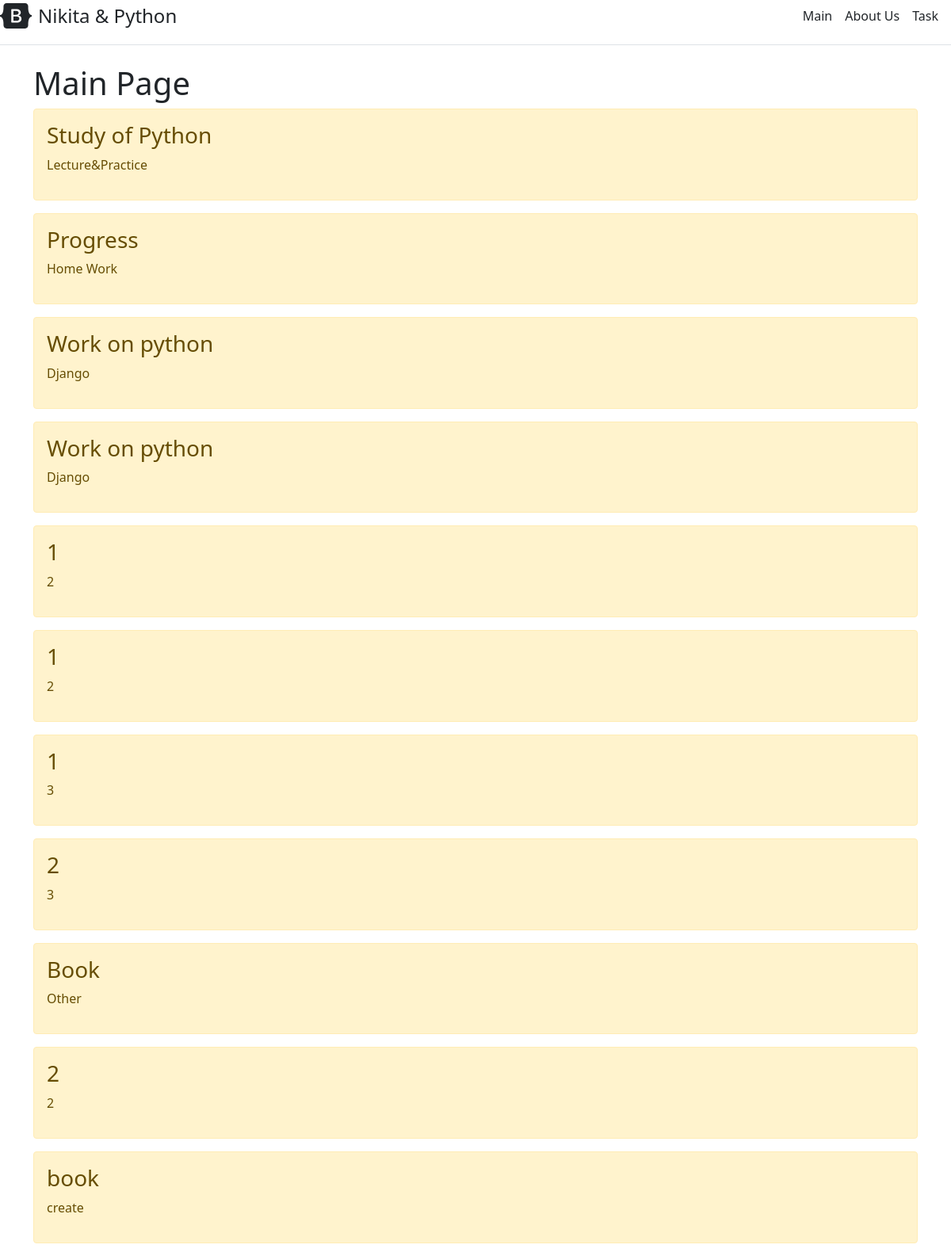
The page / on the database its author committed.
### main/models.py (models this page shows)
class Task(models.Model):
    title = models.CharField('the name', max_length=250)
    task = models.TextField('description')
    objects = None
    def __str__(self):
        return self.title
    class Meta:
        verbose_name = "Задача"
        verbose_name_plural = "Задачи"

### main/views.py (the view)
# urls.py: path('', views.index, name='home'),
def index(request):
    task = Task.objects.order_by('id')
    return render(request, 'main/index.html', {'tasks': task})

### main/templates/main/index.html (shortened to what this page needs)
{% extends 'main/base.html' %}
{% block content %}
<h1>Main Page</h1>
{% if tasks %}
{% for el in tasks %}
<div class="alert alert-warning mt-2">
    <h3>{{el.title}}</h3>
    <p>{{el.task}}</p>
</div>
{% endfor %}
{% else %}
<p>No records available</p>
{% endif %}
{% endblock %}

### main/templates/main/base.html (shortened to what this page needs)
<!DOCTYPE html>
<html lang="en">
<head>
    <link href="https://cdn.jsdelivr.net/npm/bootstrap@5.0.2/dist/css/bootstrap.min.css" rel="stylesheet">
</head>
<body>
<div class="d-flex flex-column flex-md-row align-items-center pb-3 mb-4 border-bottom">
      <a href="/" class="d-flex align-items-center text-dark text-decoration-none">
        <span class="fs-4">Nikita & Python</span>
      </a>
      <nav class="d-inline-flex mt-2 mt-md-0 ms-md-auto">
        <a class="me-3 py-2 text-dark text-decoration-none" href="{% url 'home' %}">Main</a>
        <a class="me-3 py-2 text-dark text-decoration-none" href="{% url 'about'%}">About Us</a>
        <a class="me-3 py-2 text-dark text-decoration-none" href="{% url 'create'%}">Task</a>
      </nav>
    </div>
<div class="container">
{% block content %} {% endblock %}
</div>
</body>
</html>

### rows shown on the page
Task: title "Study of Python", task "Lecture&Practice"
Task: title "Progress", task "Home Work"
Task: title "Work on python", task "Django"
Task: title "Work on python", task "Django"
Task: title "1", task "2"
Task: title "1", task "2"
Task: title "1", task "3"
Task: title "2", task "3"
Task: title "Book", task "Other"
Task: title "2", task "2"
Task: title "book", task "create"
